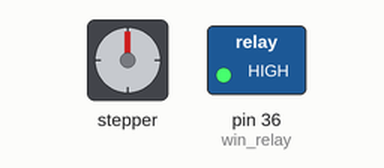
Bench run of a sketch on a simulated Arduino Mega 2560, built with avr-gcc and run on an emulated ATmega2560. Parts: stepper motor, switched loads named in the sketch (green lamp = pin HIGH). Wiring (inferred from the names in the program): stepper motor driver (1600 steps per turn assumed): step pin 28; direction pin 26. Pins used as bus, display or sensor lines are not drawn.

Above: at 0.15 s.
At 10.07 s:
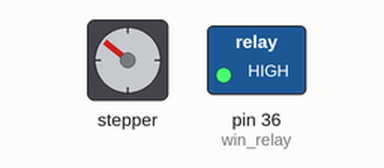
At 19.99 s:
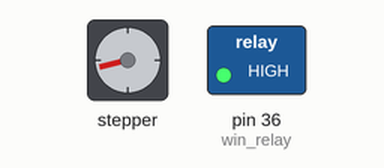
At 39.83 s:
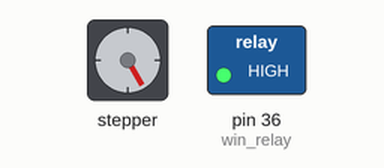
Timing chart, 0 to 40.0 s (numbered marks = the images above):
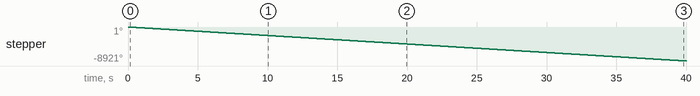

Measured:
- by itself, stepper: keeps turning counter-clockwise at about 223°/s

The sketch:

window_motor.ino
```cpp
/* Example sketch to control a stepper motor with TB6600 stepper motor driver and Arduino
  without a library: number of revolutions, speed and direction. More info:
  https://www.makerguides.com */

// Define stepper motor connections and steps per revolution:
#define dirPin 26
#define stepPin 28
#define win_relay 36 // this is going the relay to the 12V power supply

#define stepsPerRevolution 1600
int win_relayState;


void setup() {
  // Declare pins as output:
  pinMode(stepPin, OUTPUT);
  pinMode(dirPin, OUTPUT);
  pinMode(win_relay, OUTPUT);
  // Set the spinning direction CW/CCW:
  digitalWrite(dirPin, LOW);
  digitalWrite(win_relay, HIGH);
}
void loop() {
  // These four lines result in 1 step:
  digitalWrite(stepPin, HIGH);
  delayMicroseconds(500);
  digitalWrite(stepPin, LOW);
  delayMicroseconds(500);
}
```
